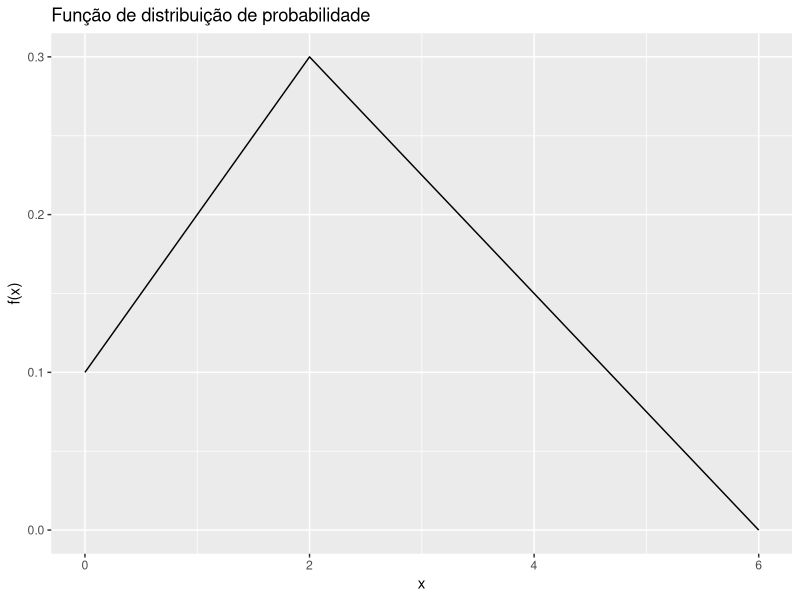

The R source for this figure:
## ---- chunk 1
library(tidyverse)
## ---- chunk 2
correlacao <- function(x, y) {
  # numerador  
  numerador = sum(
      (x - mean(x)) *
        (y - mean(y))
    )
  # denominador 
  denominador <- sqrt(
    sum((x - mean(x))**2) * 
      sum((y - mean(y))**2)
  )
  r_person = numerador / denominador
  
  return(r_person)
}
## ---- chunk 3
x <- c(0.06,-0.55,-1.41,-1.57,0.07,-0.65,0.73,0.73,-0.22,0.27)
y <- c(-0.46, 0.1, -2.51, -2.31, -1.06, -0.67, 0.72, 0.5, 0.4, 0.77)

a <- correlacao(x, y) |> round(7)
b <- cor(x, y) |> round(7)

glue::glue("A correlação calculada é {a} e a correlação do R é {b}")

## ---- chunk 4
f_X <- function(x) {
  dplyr::case_when(
    x >= 0 & x <= 2 ~ (1/10*x + 1/10)
  , x  > 2 & x <= 6 ~ (-3/40*x + 9/20)
  , TRUE ~ 0
  )
}
## ---- chunk 5
min_x = 0
f_X(min_x) > 0 # TRU

max_x = 6
f_X(max_x) > 0 # TRUE
## ---- chunk 6
F_X <- function(x) {
  if_else(x >= 0 & x <= 6, integrate(f_X, lower = 0, upper = x)$value, 0)  
}

glue::glue("Seja x = 6 o limite superior de X, 
           então F({max_x}) = {F_X(max_x)} => U(x) = 1")

## ---- chunk 7
x <- seq(0, 6, by = 0.1)
y <- sapply(x, f_X)

df <- data.frame(x = x, y = y)

ggplot(df, aes(x = x, y = y)) +
  geom_line() +
  labs(
    title = "Função de distribuição de probabilidade"
    ,x = "x"
    ,y = "f(x)"
    )
## ---- chunk 8
p_4.5 = (1 - F_X(4.5)) * 100 |> round(0)

glue::glue("A probabilidade de encontrar uma pessoa
           com renda superior a 4.5 u.m é {p_4.5 |> round(2)}%")
## ---- chunk 9
E_X <- integrate(function(x) x * f_X(x), lower = 0, upper = 6)$value
E_X |> round(2)
## ---- chunk 10
Var_X <- integrate(function(x) (x - E_X)^2 * f_X(x), lower = 0, upper = 6)$value
Var_X |> round(2)
## ---- chunk 11
x <- c(5,4, 6,2, 2,4, 5, 3, 3, 0, 1, 7, 6, 5, 3, 6, 5, 3, 7, 2)
## ---- chunk 12

## ---- chunk 13


